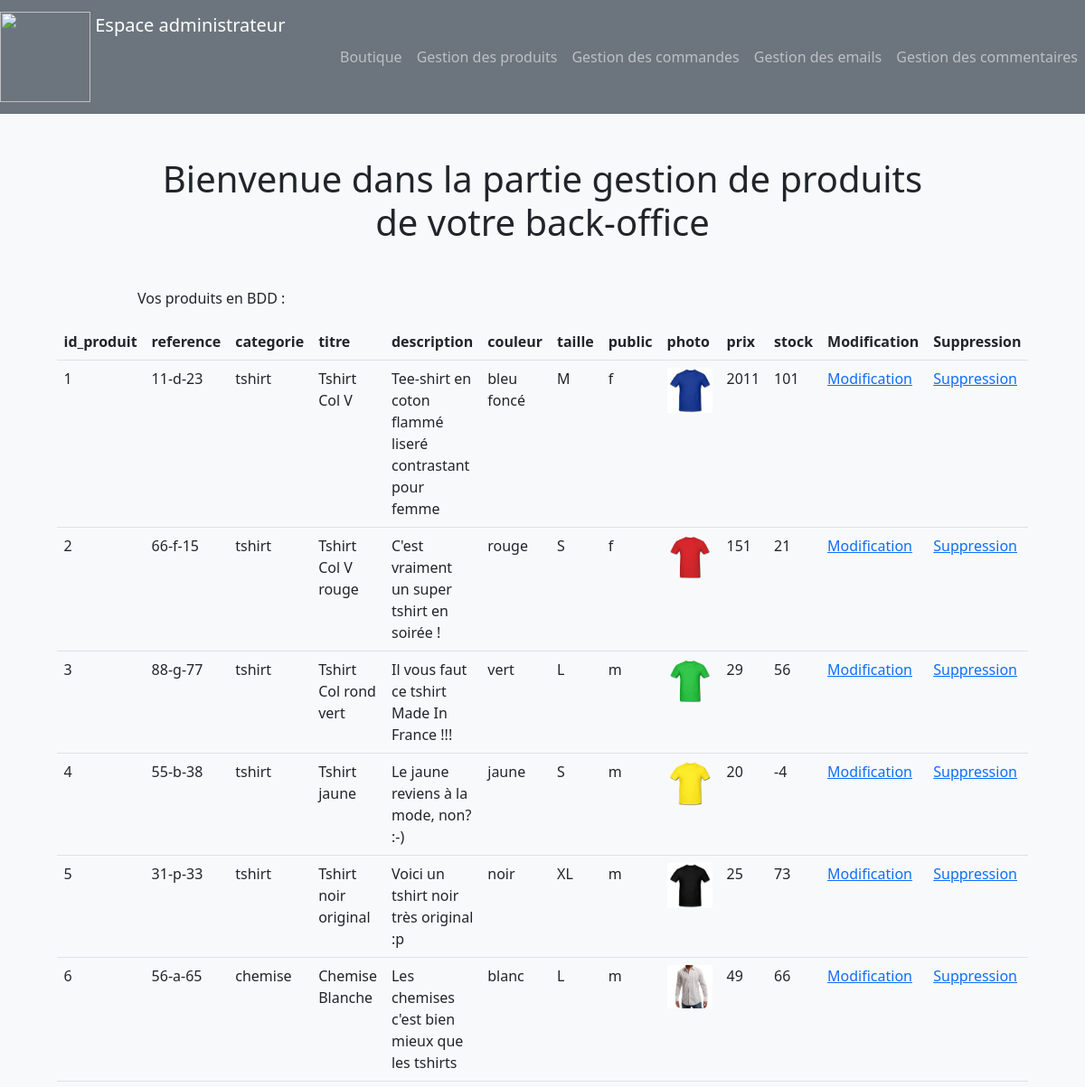
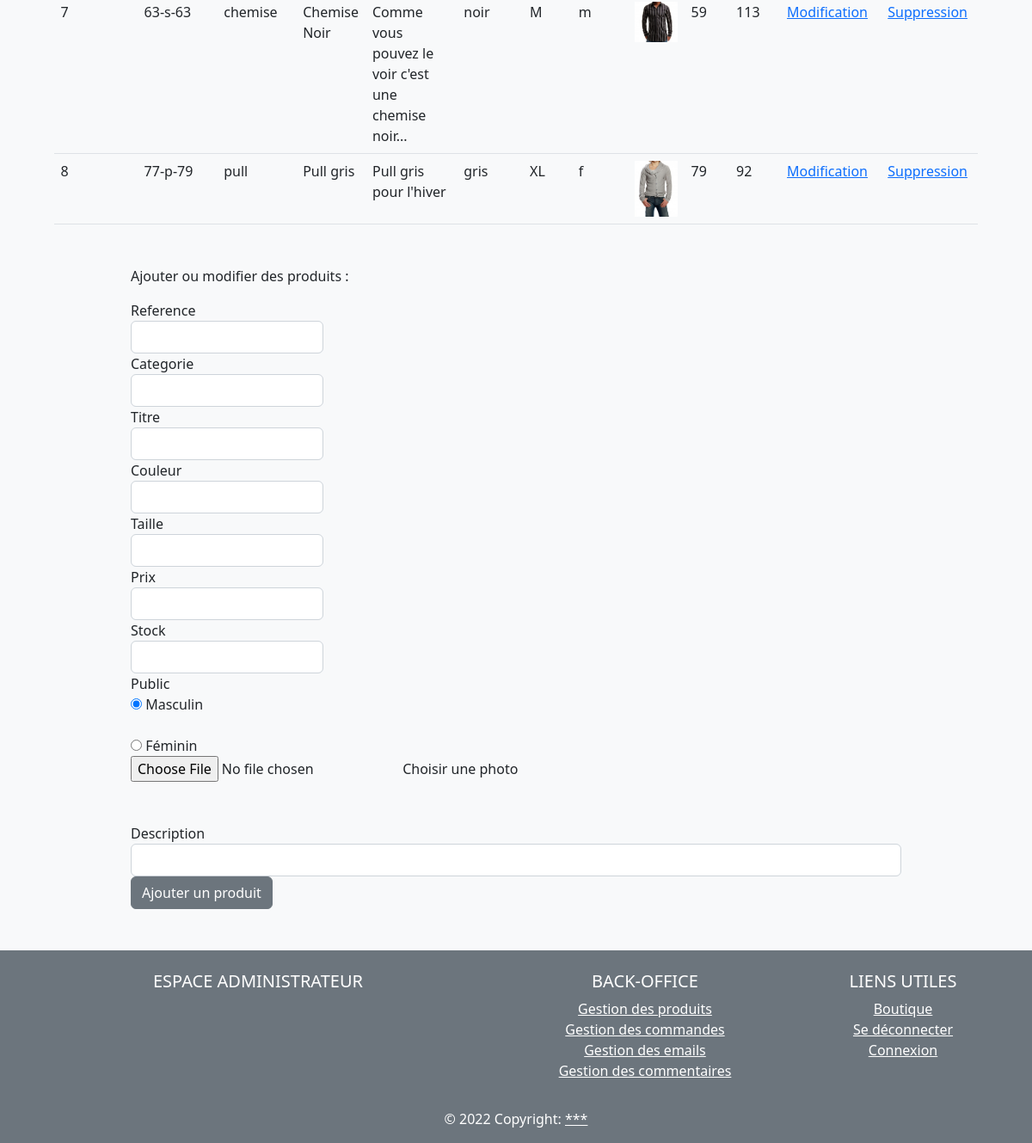
Page /admin/gestion_produits_sans_pagination.php on the committed database (2 pictures, top to bottom).
### tables this page shows
CREATE TABLE `produit` (
  `id_produit` int(3) NOT NULL,
  `reference` varchar(20) NOT NULL,
  `categorie` varchar(20) NOT NULL,
  `titre` varchar(100) NOT NULL,
  `description` text NOT NULL,
  `couleur` varchar(20) NOT NULL,
  `taille` varchar(5) NOT NULL,
  `public` enum('m','f','mixte') NOT NULL,
  `photo` varchar(250) NOT NULL,
  `prix` int(3) NOT NULL,
  `stock` int(3) NOT NULL
);

### admin/gestion_produits_sans_pagination.php (the view, shortened to what this page needs)
<?php
require_once("../inc/init.php");
$stmt = $pdo->query("SELECT * FROM produit");
$reference = (isset($produit)) ? $produit["reference"] : "";
$categorie = (isset($produit)) ? $produit["categorie"] : "";
$titre = (isset($produit)) ? $produit["titre"] : "";
$description = (isset($produit)) ? $produit["description"] : "";
$couleur = (isset($produit)) ? $produit["couleur"] : "";
$taille = (isset($produit)) ? $produit["taille"] : "";
$prix = (isset($produit)) ? $produit["prix"] : "";
$stock = (isset($produit)) ? $produit["stock"] : "";
require_once("inc/header.php");
?>
<h1 class='mb-5 text-center'>Bienvenue dans la partie gestion de produits de votre back-office</h1>
<p>Vos produits en BDD :</p>
<table class="table mb-5">
  <thead class="thead-dark">
    <tr>
        <?php for ($i = 0; $i < $stmt->columnCount(); $i++) {
            $col = $stmt->getColumnMeta($i); ?>
            <th scope="col"><?= $col['name']; ?></th>
        <?php } ?>
        <th scope="col"> Modification  </th>
        <th scope="col"> Suppression  </th>
    </tr>
  </thead>
  <tbody>
        <?php foreach($stmt->fetchAll(PDO::FETCH_ASSOC) as $index => $produit) { ?>
            <tr>
                <?php foreach($produit as $index => $valeur) {
                    if($index == 'photo') { ?>
                        <td> <img style="width:50px" src="<?= $valeur; ?>" alt=""> </td>
                    <?php } else { ?>
                        <td> <?php echo $produit[$index];  ?> </td>
                    <?php } ?>
                <?php } ?>
                <td> <a href="?action=modification&id_produit=<?= $produit["id_produit"]?>#ajout_modif"> Modification </a> </td>
                <td> <a href="?action=suppression&id_produit=<?= $produit["id_produit"]?>"> Suppression </a> </td>
            </tr>
       <?php } ?>
  </tbody>
</table>
<p id="ajout_modif">Ajouter ou modifier des produits :</p>
<form action="" method="POST" enctype="multipart/form-data">
    <div class="form-row">
        <div class="form-group col-md-3">
            <label for="reference">Reference</label>
            <input type="text" class="form-control" id="reference" name="reference" value="<?= $reference; ?>">
        </div>
        <div class="form-group col-md-3">
            <label for="categorie">Categorie</label>
            <input type="text" class="form-control" id="categorie" name="categorie" value="<?= $categorie; ?>">
        </div>
        <div class="form-group col-md-3">
            <label for="titre">Titre</label>
            <input type="text" class="form-control" id="titre" name="titre" value="<?= $titre; ?>">
        </div>
        <div class="form-group col-md-3">
            <label for="couleur">Couleur</label>
            <input type="text" class="form-control" id="couleur" name="couleur" value="<?= $couleur; ?>">
        </div>
        <div class="form-group col-md-3">
            <label for="taille">Taille</label>
            <input type="text" class="form-control" id="taille" name="taille" value="<?= $taille; ?>">
        </div>
        <div class="form-group col-md-3">
            <label for="prix">Prix</label>
            <input type="text" class="form-control" id="prix" name="prix" value="<?= $prix; ?>">
        </div>
        <div class="form-group col-md-3">
            <label for="stock">Stock</label>
            <input type="text" class="form-control" id="stock" name="stock" value="<?= $stock; ?>">
        </div>
        <div class="form-group col-md-2">
            <label for="public_m">Public</label>
            <div class="custom-control custom-radio">
                <input type="radio" id="public_m" name="public" class="custom-control-input" value="m" checked>
                <label class="custom-control-label" for="public_m">Masculin</label>
            </div>
        </div>
        <div class="form-group col-md-2">
            <label for="public_f" style="color:transparent">Public</label>
            <div class="custom-control custom-radio">
                <input type="radio" id="public_f" name="public" class="custom-control-input" value="f">
                <label class="custom-control-label" for="public_f">Féminin</label>
            </div>
        </div>
        <div class="custom-file mb-5">
            <input type="file" class="custom-file-input" id="maPhoto" name="maPhoto">
            <label class="custom-file-label" for="maPhoto">Choisir une photo</label>
        </div>
        <div class="form-group col-md-12">
            <label for="description">Description</label>
            <input type="text" class="form-control" id="description" name="description" value="<?= $description; ?>">
        </div>
        <?php if(isset($_GET["action"]) && $_GET["action"] == "modification") { ?>
            <button type="submit" class="btn btn-secondary" name="modifierProduit">Modifier un produit</button>
        <?php } else { ?>
            <button type="submit" class="btn btn-secondary" name="ajouterProduit">Ajouter un produit</button>
        <?php } ?>
    </div>
</form>
<?php
    require_once("inc/footer.php");
?>

### rows in the picture
produit: id_produit "1", reference "11-d-23", categorie "tshirt", titre "Tshirt Col V", description "Tee-shirt en coton flammé liseré contrastant pour femme", couleur "bleu foncé", taille "M", public "f", photo (picture), prix "2011", stock "101"
produit: id_produit "2", reference "66-f-15", categorie "tshirt", titre "Tshirt Col V rouge", description "C'est vraiment un super tshirt en soirée !", couleur "rouge", taille "S", public "f", photo (picture), prix "151", stock "21"
produit: id_produit "3", reference "88-g-77", categorie "tshirt", titre "Tshirt Col rond vert", description "Il vous faut ce tshirt Made In France !!!", couleur "vert", taille "L", public "m", photo (picture), prix "29", stock "56"
produit: id_produit "4", reference "55-b-38", categorie "tshirt", titre "Tshirt jaune", description "Le jaune reviens à la mode, non? :-)", couleur "jaune", taille "S", public "m", photo (picture), prix "20", stock "-4"
produit: id_produit "5", reference "31-p-33", categorie "tshirt", titre "Tshirt noir original", description "Voici un tshirt noir très original :p", couleur "noir", taille "XL", public "m", photo (picture), prix "25", stock "73"
produit: id_produit "6", reference "56-a-65", categorie "chemise", titre "Chemise Blanche", description "Les chemises c'est bien mieux que les tshirts", couleur "blanc", taille "L", public "m", photo (picture), prix "49", stock "66"
produit: id_produit "7", reference "63-s-63", categorie "chemise", titre "Chemise Noir", description "Comme vous pouvez le voir c'est une chemise noir...", couleur "noir", taille "M", public "m", photo (picture), prix "59", stock "113"
produit: id_produit "8", reference "77-p-79", categorie "pull", titre "Pull gris", description "Pull gris pour l'hiver", couleur "gris", taille "XL", public "f", photo (picture), prix "79", stock "92"

### other values in the picture
$col['name'] "id_produit"
$col['name'] "reference"
$col['name'] "categorie"
$col['name'] "titre"
$col['name'] "description"
$col['name'] "couleur"
$col['name'] "taille"
$col['name'] "public"
$col['name'] "photo"
$col['name'] "prix"
$col['name'] "stock"
